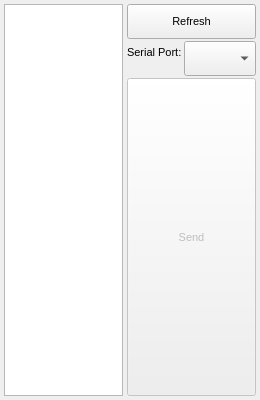
<?xml version="1.0" encoding="UTF-8"?>
<ui version="4.0">
 <class>Loader</class>
 <widget class="QWidget" name="Loader">
  <property name="geometry">
   <rect>
    <x>0</x>
    <y>0</y>
    <width>260</width>
    <height>400</height>
   </rect>
  </property>
  <property name="sizePolicy">
   <sizepolicy hsizetype="Expanding" vsizetype="Expanding">
    <horstretch>0</horstretch>
    <verstretch>0</verstretch>
   </sizepolicy>
  </property>
  <property name="font">
   <font>
    <pointsize>8</pointsize>
   </font>
  </property>
  <property name="windowTitle">
   <string>Form</string>
  </property>
  <property name="locale">
   <locale language="English" country="UnitedKingdom"/>
  </property>
  <layout class="QGridLayout" name="gridLayout" columnstretch="0,1" columnminimumwidth="0,0">
   <property name="leftMargin">
    <number>4</number>
   </property>
   <property name="topMargin">
    <number>4</number>
   </property>
   <property name="rightMargin">
    <number>4</number>
   </property>
   <property name="bottomMargin">
    <number>4</number>
   </property>
   <property name="spacing">
    <number>4</number>
   </property>
   <item row="0" column="0">
    <widget class="QListWidget" name="programListWidget">
     <property name="alternatingRowColors">
      <bool>true</bool>
     </property>
     <property name="selectionBehavior">
      <enum>QAbstractItemView::SelectRows</enum>
     </property>
     <property name="isWrapping" stdset="0">
      <bool>true</bool>
     </property>
     <property name="selectionRectVisible">
      <bool>true</bool>
     </property>
    </widget>
   </item>
   <item row="0" column="1">
    <widget class="QFrame" name="frame">
     <property name="sizePolicy">
      <sizepolicy hsizetype="Expanding" vsizetype="Expanding">
       <horstretch>0</horstretch>
       <verstretch>0</verstretch>
      </sizepolicy>
     </property>
     <layout class="QFormLayout" name="formLayout">
      <property name="horizontalSpacing">
       <number>2</number>
      </property>
      <property name="verticalSpacing">
       <number>2</number>
      </property>
      <property name="leftMargin">
       <number>0</number>
      </property>
      <property name="topMargin">
       <number>0</number>
      </property>
      <property name="rightMargin">
       <number>0</number>
      </property>
      <property name="bottomMargin">
       <number>0</number>
      </property>
      <item row="1" column="0" colspan="2">
       <widget class="QPushButton" name="updateProgramListButton">
        <property name="sizePolicy">
         <sizepolicy hsizetype="Minimum" vsizetype="Fixed">
          <horstretch>1</horstretch>
          <verstretch>0</verstretch>
         </sizepolicy>
        </property>
        <property name="minimumSize">
         <size>
          <width>0</width>
          <height>35</height>
         </size>
        </property>
        <property name="text">
         <string>Refresh</string>
        </property>
       </widget>
      </item>
      <item row="2" column="0">
       <widget class="QLabel" name="port_label">
        <property name="text">
         <string>Serial Port:</string>
        </property>
       </widget>
      </item>
      <item row="2" column="1">
       <widget class="QComboBox" name="serialPortChooser">
        <property name="minimumSize">
         <size>
          <width>0</width>
          <height>35</height>
         </size>
        </property>
       </widget>
      </item>
      <item row="3" column="0" colspan="2">
       <widget class="QPushButton" name="sendButton">
        <property name="enabled">
         <bool>false</bool>
        </property>
        <property name="sizePolicy">
         <sizepolicy hsizetype="Minimum" vsizetype="Minimum">
          <horstretch>1</horstretch>
          <verstretch>1</verstretch>
         </sizepolicy>
        </property>
        <property name="text">
         <string>Send</string>
        </property>
       </widget>
      </item>
     </layout>
    </widget>
   </item>
  </layout>
 </widget>
 <resources/>
 <connections/>
</ui>
